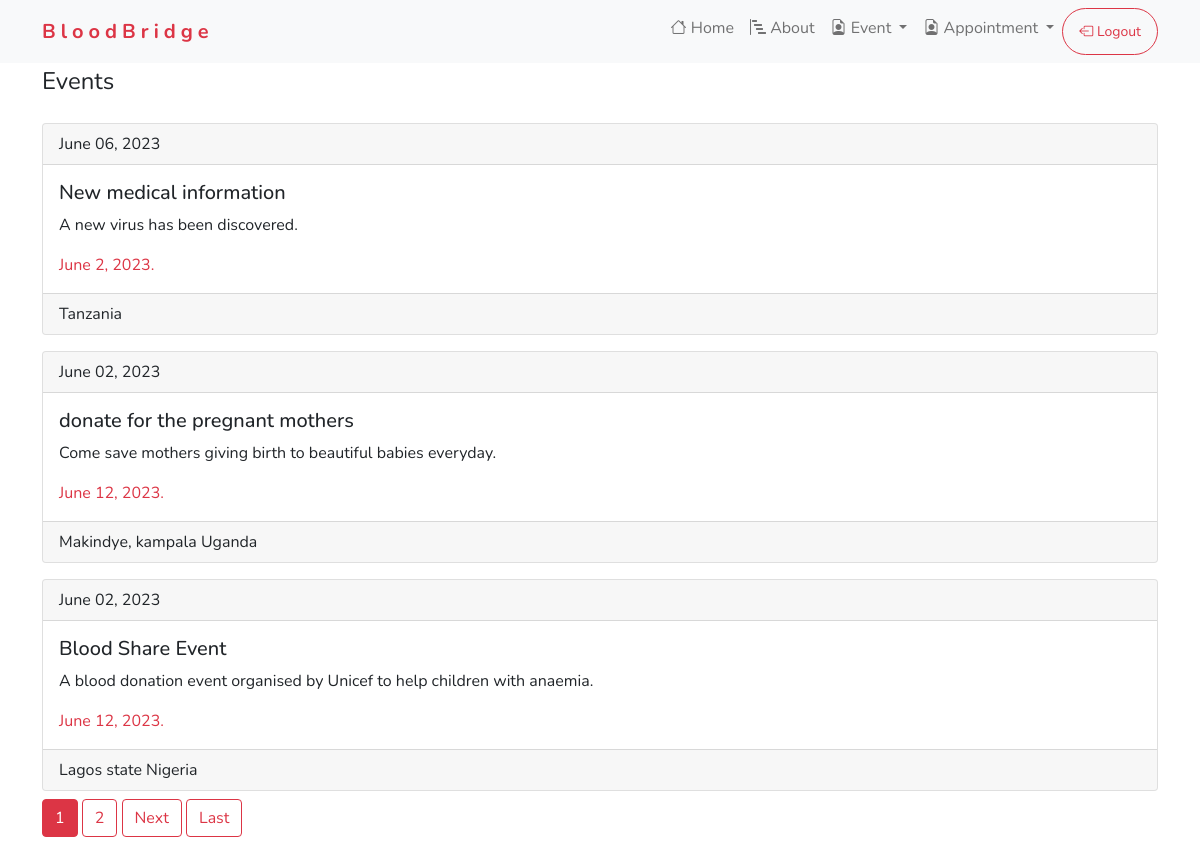
/events/ (signed in), run on the app's committed database.
### event/models.py (models this page shows, shortened)
class Event(models.Model):
    title = models.CharField(max_length=120)
    description = models.TextField(max_length=2000)
    location = models.CharField(max_length=100)
    event_date = models.DateField('Date of the event')
    created_date = models.DateTimeField(default=timezone.now)

### event/views.py (the view)
# urls.py: path("events/", EventsList.as_view(), name="events-list"),
class EventsList(ListView):
    model = Event
    context_object_name = 'event'
    ordering = ['-created_date']
    paginate_by = 3

### event/templates/event/event_list.html (shortened to what this page needs)
{%extends 'donate/base.html'%}
{% block content%}
    <div class="container">
        <fieldset>
                <legend>Events</legend>
        </fieldset>
    {%for e in event%}
        <div class="card mt-3">
            <div class="card-header">
              {{e.created_date | date:"F d, Y"}}
            </div>
            <div class="card-body">
              <h5 class="card-title">{{e.title}}</h5>
              <p class="card-text">{{e.description}}.</p>
              <p class="card-text text-danger">{{e.event_date}}.</p>
            </div>
            <div class="card-footer">
                {{e.location}}
            </div>
        </div>
    {% endfor %}
    </div>
    <div class="container mt-2">
        {% if is_paginated %}
    {% for num in page_obj.paginator.page_range %}
        {% if page_obj.number == num %}
        <a class="btn btn-danger mb-4" href="?page={{num}}">{{num}}</a>
        {% elif num > page_obj.number|add:'-3' and num < page_obj.number|add:'3' %}
        <a class="btn btn-outline-danger mb-4" href="?page={{num}}">{{num}}</a>
        {% endif %}
    {% endfor %}
    {% if page_obj.has_next%}
        <a class="btn btn-outline-danger mb-4" href="?page={{page_obj.next_page_number}}">Next</a>
        <a class="btn btn-outline-danger mb-4" href="?page={{page_obj.paginator.num_pages}}">Last</a>
    {% endif %}
    {% endif %}
    </div>
{%endblock content%}

### donate/static/donate/styles.css (style rules this page uses)
* { font-family: 'Nunito', sans-serif; }

### data on the page
Event: created_date "June 06, 2023", title "New medical information", description "A new virus has been discovered", event_date "June 2, 2023", location "Tanzania"
Event: created_date "June 02, 2023", title "donate for the pregnant mothers", description "Come save mothers giving birth to beautiful babies everyday", event_date "June 12, 2023", location "Makindye, kampala Uganda"
Event: created_date "June 02, 2023", title "Blood Share Event", description "A blood donation event organised by Unicef to help children with anaemia", event_date "June 12, 2023", location "Lagos state Nigeria"

### other printed values
{{ num }} "1"
{{ num }} "2"
